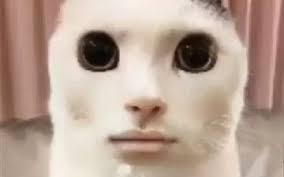
#> input picture Lab4/cat.jpg, 284 x 177 px
$ python COE.py
#> lines starting #> are read from the running program, lines starting #| are printed output that depends on the picture
from PIL import Image
import numpy as np

# 輸入圖片路徑
image_path = "cat.jpg"
output_coe = "output_color.coe"
output_size = (64, 64)

# 讀取圖片並轉為 RGB 彩色、調整大小
img = Image.open(image_path).convert("RGB").resize(output_size)
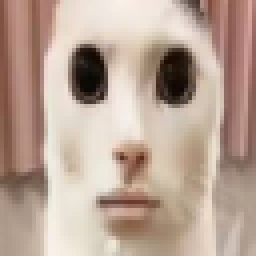
#> img: PIL image 64x64 RGB (shown 4 times larger); mean R, G, B 185.5, 163.5, 149.5
pixels = np.array(img)

# 將每個 RGB pixel 轉為 RGB565
def rgb_to_rgb565(r, g, b):
    r5 = (r >> 3) & 0x1F   # 5 bits
    g6 = (g >> 2) & 0x3F   # 6 bits
    b5 = (b >> 3) & 0x1F   # 5 bits
    return (r5 << 11) | (g6 << 5) | b5

flattened = pixels.reshape(-1, 3)
rgb565_list = [rgb_to_rgb565(r, g, b) for r, g, b in flattened]
#> rgb565_list = 4096 values, max 65437 at index 3980, min 2112 at index 1237, mean 47900.9
hex_pixels = [f"{val:04X}" for val in rgb565_list]  # 4碼十六進位
#> hex_pixels = 4096 items, first 6: '82A8', '9B6B', 'B40E', 'BC50', 'BC90', 'BC6F'

# 輸出為 COE 檔案格式
with open(output_coe, "w") as f:
    f.write("memory_initialization_radix=16;\n")
    f.write("memory_initialization_vector=\n")
    for i, val in enumerate(hex_pixels):
        sep = ";\n" if i == len(hex_pixels) - 1 else ","
        f.write(val + sep)
#> this loop made 4096 passes
#> val on passes 1 to 3: '82A8', '9B6B', 'B40E'

print(f"✅ 彩色 COE 檔已成功產生：{output_coe}")
